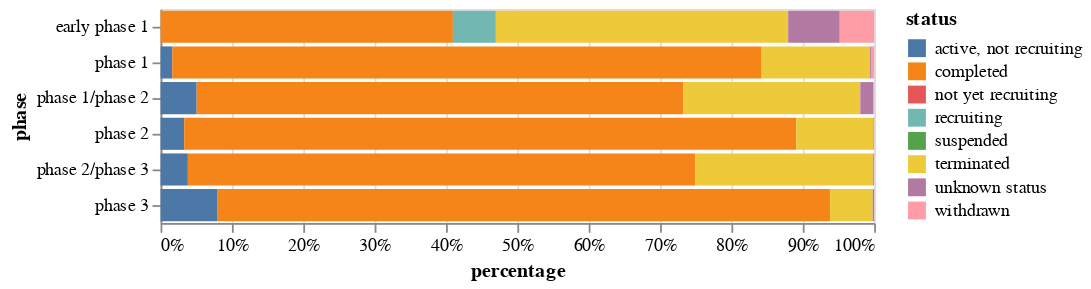

Source (notebook cell):
### Code cell
chart1 = alt.Chart(df_merged_grouped).mark_bar().encode(
    x=alt.X('sum(trials_count)', stack="normalize", axis=alt.Axis(format='%', title='percentage')),
    y='phase',
    color='status'
)

chart1

### Figure 1 — Vega-Lite specification as saved in the notebook (floating-point values rounded to 4 significant figures)
{"config": {"view": {"continuousWidth": 400, "continuousHeight": 300}}, "data": {"name": "data-d9c2123ed154427546440f9e26db973c"}, "mark": "bar", "encoding": {"color": {"field": "status", "type": "nominal"}, "x": {"aggregate": "sum", "axis": {"format": "%", "title": "percentage"}, "field": "trials_count", "stack": "normalize", "type": "quantitative"}, "y": {"field": "phase", "type": "nominal"}}, "$schema": "https://vega.github.io/schema/vega-lite/v4.17.0.json", "datasets": {"data-d9c2123ed154427546440f9e26db973c": [{"phase": "early phase 1", "status": "completed", "trials_count": 34}, {"phase": "early phase 1", "status": "recruiting", "trials_count": 5}, {"phase": "early phase 1", "status": "terminated", "trials_count": 34}, {"phase": "early phase 1", "status": "unknown status", "trials_count": 6}, {"phase": "early phase 1", "status": "withdrawn", "trials_count": 4}, {"phase": "phase 1", "status": "active, not recruiting", "trials_count": 209}, {"phase": "phase 1", "status": "completed", "trials_count": 10503}, {"phase": "phase 1", "status": "recruiting", "trials_count": 4}, {"phase": "phase 1", "status": "suspended", "trials_count": 3}, {"phase": "phase 1", "status": "terminated", "trials_count": 1932}, {"phase": "phase 1", "status": "unknown status", "trials_count": 16}, {"phase": "phase 1", "status": "withdrawn", "trials_count": 56}, {"phase": "phase 1/phase 2", "status": "active, not recruiting", "trials_count": 1626}, {"phase": "phase 1/phase 2", "status": "completed", "trials_count": 21908}, {"phase": "phase 1/phase 2", "status": "recruiting", "trials_count": 8}, {"phase": "phase 1/phase 2", "status": "terminated", "trials_count": 7978}, {"phase": "phase 1/phase 2", "status": "unknown status", "trials_count": 578}, {"phase": "phase 1/phase 2", "status": "withdrawn", "trials_count": 46}, {"phase": "phase 2", "status": "active, not recruiting", "trials_count": 11864}, {"phase": "phase 2", "status": "completed", "trials_count": 307194}, {"phase": "phase 2", "status": "not yet recruiting", "trials_count": 1}, {"phase": "phase 2", "status": "recruiting", "trials_count": 12}, {"phase": "phase 2", "status": "suspended", "trials_count": 9}, {"phase": "phase 2", "status": "terminated", "trials_count": 38645}, {"phase": "phase 2", "status": "unknown status", "trials_count": 310}, {"phase": "phase 2", "status": "withdrawn", "trials_count": 129}, {"phase": "phase 2/phase 3", "status": "active, not recruiting", "trials_count": 1132}, {"phase": "phase 2/phase 3", "status": "completed", "trials_count": 21040}, {"phase": "phase 2/phase 3", "status": "terminated", "trials_count": 7356}, {"phase": "phase 2/phase 3", "status": "unknown status", "trials_count": 42}, {"phase": "phase 2/phase 3", "status": "withdrawn", "trials_count": 12}, {"phase": "phase 3", "status": "active, not recruiting", "trials_count": 72852}, {"phase": "phase 3", "status": "completed", "trials_count": 790186}, {"phase": "phase 3", "status": "recruiting", "trials_count": 11}, {"phase": "phase 3", "status": "suspended", "trials_count": 4}, {"phase": "phase 3", "status": "terminated", "trials_count": 55025}, {"phase": "phase 3", "status": "unknown status", "trials_count": 1855}, {"phase": "phase 3", "status": "withdrawn", "trials_count": 23}]}}
